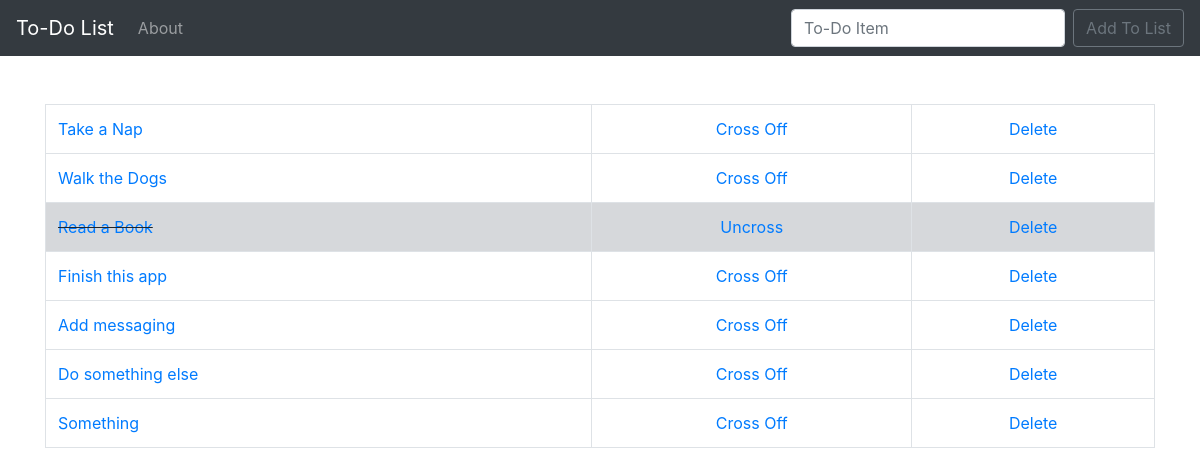
Before: / with the older database file.
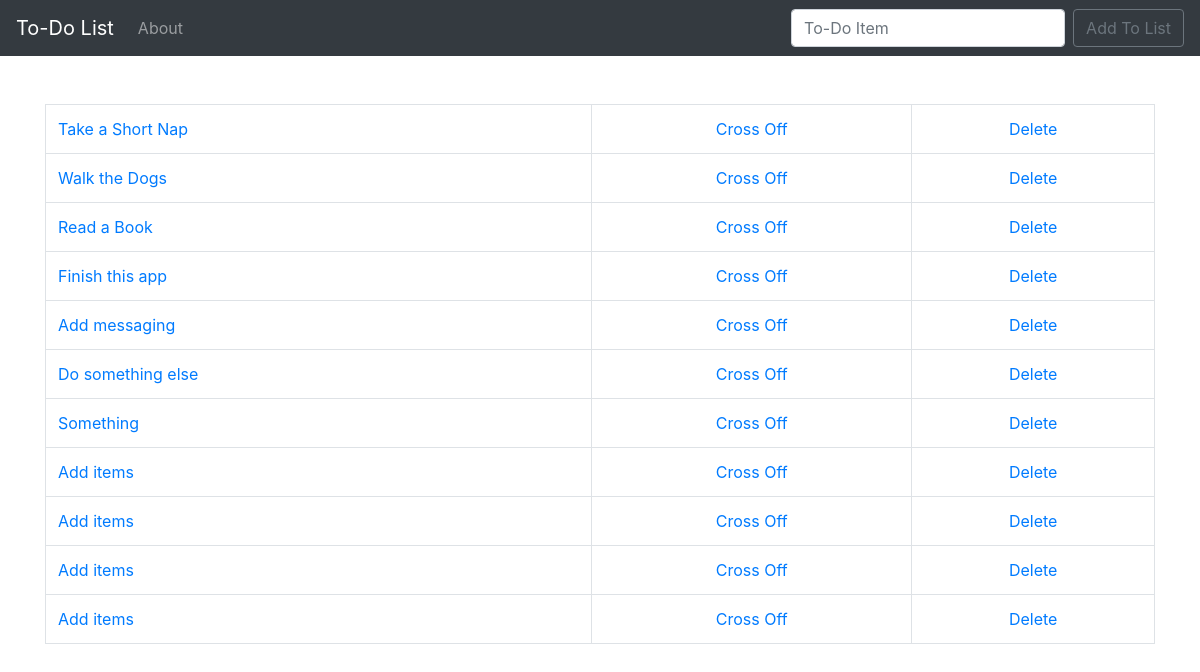
After: the same page with the newer database file.
### todo_list/models.py (models this page shows, shortened)
class List(models.Model):
    item = models.CharField(max_length=200)
    completed = models.BooleanField(default=False)

### todo_list/views.py (the view)
# urls.py: 2. Add a URL to urlpatterns:  path('', views.home, name='home')
def home(request):
    if request.method == 'POST':
        form = ListForm(request.POST or None)
        if form.is_valid():
            form.save()
            all_items = List.objects.all
            messages.success(request, ('Item has been added to List!'))
            return render(request, 'home.html', {'all_items': all_items})
    else:
        all_items = List.objects.all
        return render(request, 'home.html', {'all_items': all_items})

### todo_list/templates/home.html (shortened to what this page needs)
{% extends 'base.html' %}
{% block content %}
<br/>
    {% if all_items %}
    <table class="table table-bordered">
        {% for things in all_items %}
            {% if things.completed %}
                <tr class="table-secondary">
                    <td class="striker" style="text-decoration: line-through"><a href="{% url 'edit' things.id %}">{{ things.item }}</a></td>
                    <td><center><a href="{% url 'uncross' things.id %}">Uncross</a></center></td>
                    <td><center><a href="{% url 'delete' things.id %}">Delete</a></center></td>
                </tr>
            {% else %}
                <tr>
                    <td><a href="{% url 'edit' things.id %}">{{ things.item }}</a></td>
                    <td><center><a href="{% url 'cross_off' things.id %}">Cross Off</a></center></td>
                    <td><center><a href="{% url 'delete' things.id %}">Delete</a></center></td>
                </tr>
            {% endif %}
        {% endfor %}
    </table>
    {% endif %}
{% endblock %}

### todo_list/templates/base.html (shortened to what this page needs)
{% load static %}
<!doctype html>
<html lang="en">
  <head>
    <link rel="stylesheet" href="https://stackpath.bootstrapcdn.com/bootstrap/4.1.3/css/bootstrap.min.css">
  </head>
  <body>
        <nav class="navbar navbar-expand-lg navbar-dark bg-dark">
                <a class="navbar-brand" href="{% url 'home' %}">To-Do List</a>
                <div class="collapse navbar-collapse" id="navbarSupportedContent">
                  <ul class="navbar-nav mr-auto">
                    <li class="nav-item">
                      <a class="nav-link" href="{% url 'about' %}">About</a>
                    </li>
                  </ul>
                  <form class="form-inline my-2 my-lg-0" method="POST">
                    <input class="form-control mr-sm-2" type="search" placeholder="To-Do Item" aria-label="Search" name='item'>
                    <button class="btn btn-outline-secondary my-2 my-sm-0" type="submit">Add To List</button>
                  </form>
                </div>
              </nav>
      <br/>
      <div class="container">
            {% block content %}
            {% endblock %}
      </div>
  </body>
</html>

Changed rows visible on the page:
changed List: item "Take a Nap" → "Take a Short Nap"
changed List "Read a Book": completed "Uncross" → "Cross Off"
added List: item "Add items"
added List: item "Add items"
added List: item "Add items"
added List: item "Add items"
